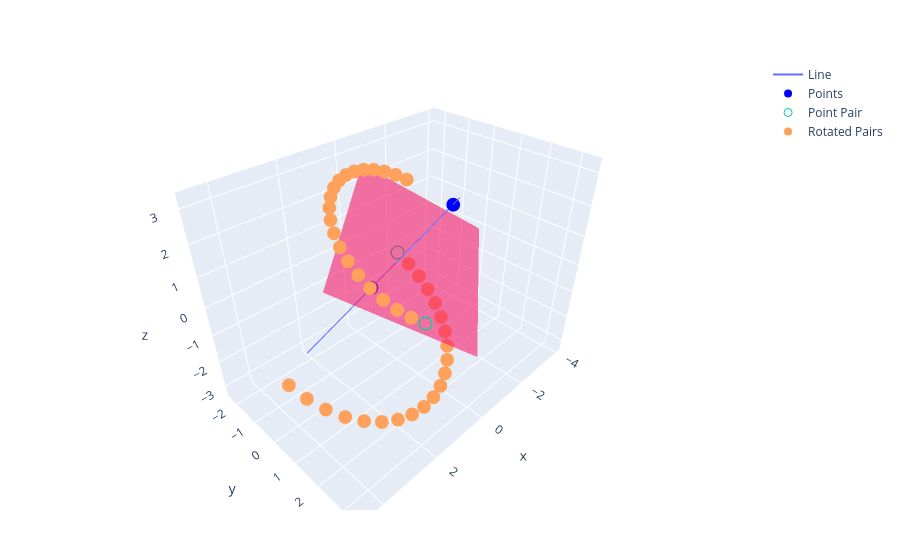

Source (notebook cell):
### Markdown cell above
### Applying Rotation to Point Pair

### Code cell
E = translate(edual(n),x1)

ϕ = π/4
R = exp(-E * ϕ/10)

R*x1*inv(R) ≈ x1
R*x2*inv(R) ≈ x2


p_q = p ∧ q
rotated_pairs = []
for i in 1:20
    p_q = R* p_q *inv(R)
    Rp, Rq = extractpairpoints(p_q)
    push!(rotated_pairs,[Rp,Rq]...)
end

p5 = plotpoint(rotated_pairs, name="Rotated Pairs")

fig = plot([p2,p1, p3, p4,p5])

# restyle!(fig, name = ["Line","Points", "Point Pair", "Rotated Point Pairs"])

fig

### Figure 1 — Plotly figure (JSON) as saved in the notebook; plotly's stock layout.template omitted (floating-point values rounded to 4 significant figures)
{"data": [{"mode": "lines", "name": "Line", "type": "scatter3d", "x": [-0.06904, 2.069], "y": [2.138, -2.138], "z": [3.207, -3.207]}, {"marker": {"color": "blue"}, "mode": "markers", "name": "Points", "type": "scatter3d", "x": [1, 0], "y": [0, 2], "z": [0, 3]}, {"marker": {"symbol": "circle-open"}, "mode": "markers", "name": "Point Pair", "type": "scatter3d", "x": [-2.0, 2], "y": [-2.0, 3.0], "z": [-1.0, 1]}, {"color": "rgba(244,22,100,0.6)", "name": "Plane", "type": "mesh3d", "x": [3.447, 0.3042, 0.5899, -3.982, -0.8387, -1.124], "y": [1.106, 3.392, -1.18, -0.03691, -2.323, 2.249], "z": [1.659, -0.9125, 2.23, -0.05536, 2.516, -0.6268]}, {"mode": "markers", "name": "Rotated Pairs", "type": "scatter3d", "x": [-2.127, 2.273, -2.17, 2.501, -2.127, 2.678, -2.001, 2.8, -1.794, 2.863, -1.51, 2.866, -1.158, 2.809, -0.7463, 2.693, -0.2842, 2.522, 0.2167, 2.299, 0.7438, 2.031, 1.284, 1.722, 1.825, 1.382, 2.352, 1.018, 2.853, 0.6403, 3.316, 0.2569, 3.728, -0.1222, 4.08, -0.4878, 4.364, -0.8308, 4.571, -1.143], "y": [-1.564, 2.81, -1.104, 2.579, -0.631, 2.312, -0.1562, 2.017, 0.3082, 1.7, 0.7511, 1.37, 1.161, 1.033, 1.529, 0.7, 1.845, 0.3775, 2.101, 0.07381, 2.292, -0.2035, 2.412, -0.4478, 2.458, -0.6528, 2.43, -0.8136, 2.329, -0.9263, 2.155, -0.988, 1.915, -0.9972, 1.613, -0.9537, 1.258, -0.8587, 0.8571, -0.7143], "z": [-1.333, 1.218, -1.654, 1.448, -1.955, 1.685, -2.229, 1.922, -2.47, 2.154, -2.671, 2.376, -2.827, 2.581, -2.935, 2.764, -2.991, 2.922, -2.995, 3.051, -2.947, 3.146, -2.846, 3.206, -2.697, 3.229, -2.503, 3.215, -2.268, 3.164, -1.998, 3.078, -1.701, 2.957, -1.382, 2.807, -1.051, 2.629, -0.7143, 2.429]}], "layout": {"autosize": true, "margin": {"b": 50, "l": 50, "r": 50, "t": 60}, "scene": {"aspectmode": "auto", "aspectratio": {"x": 1.258, "y": 0.8402, "z": 0.9464}}}}
